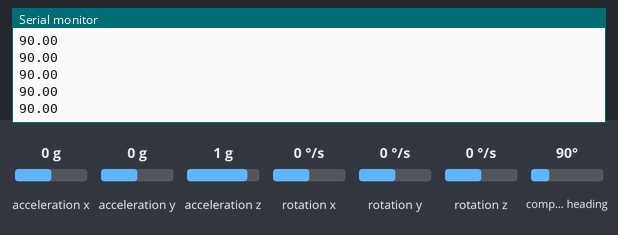
This sketch was run on a simulated Arduino Uno, built with avr-gcc and run on an emulated ATmega328P. Shown: the last lines printed to the serial monitor. The inputs (shaded band) are chosen by the test bench; at power-on: compass heading 90°, acceleration x 0 g, acceleration y 0 g, acceleration z 1 g, rotation x 0 °/s, rotation y 0 °/s, rotation z 0 °/s.

Above: at 1.2 s.
1.3 s: compass heading set to 7°
At 1.33 s:
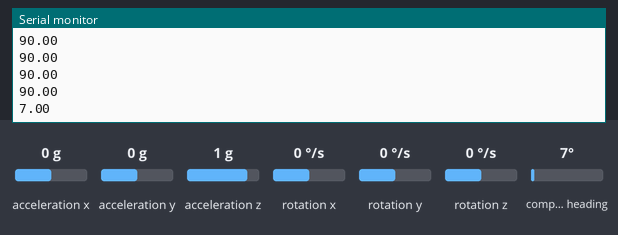
2.8 s: compass heading set to 180°
At 2.86 s:
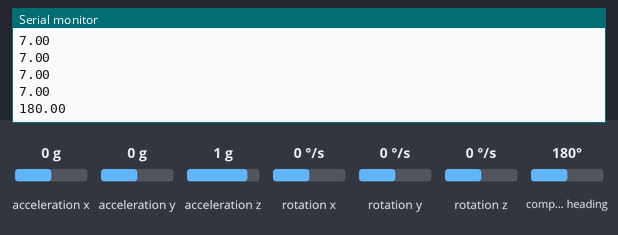
Timing chart, 0 to 5.8 s (numbered marks = the images above; inputs shaded):
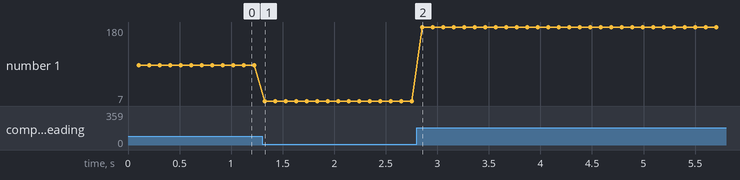

The sketch:

Heading.ino
```cpp
#include <Wire.h>
#include <LSM303.h>

LSM303 compass;

void setup() {
  Serial.begin(9600);
  Serial.print("Begin");
  Wire.begin();
  Serial.print("B1");
  compass.init();
  Serial.print("B2");
  compass.enableDefault();
  Serial.print("B3");
  compass.m_min = (LSM303::vector<int16_t>){-32767, -32767, -32767};
  compass.m_max = (LSM303::vector<int16_t>){+32767, +32767, +32767};
  Serial.print("ready");
}

void loop() {

  compass.read();

  float heading = compass.heading();

  Serial.println(heading);
  delay(100);
}
```

Measured:
- after the input at 1.3 s, the serial monitor: prints a new line at once (image 1)
- after the input at 2.8 s, the serial monitor: prints a new line after 0.05 s (image 2)
- plotted number 1: 90 → 7 after the input at 1.3 s, 7 → 180 after the input at 2.8 s
